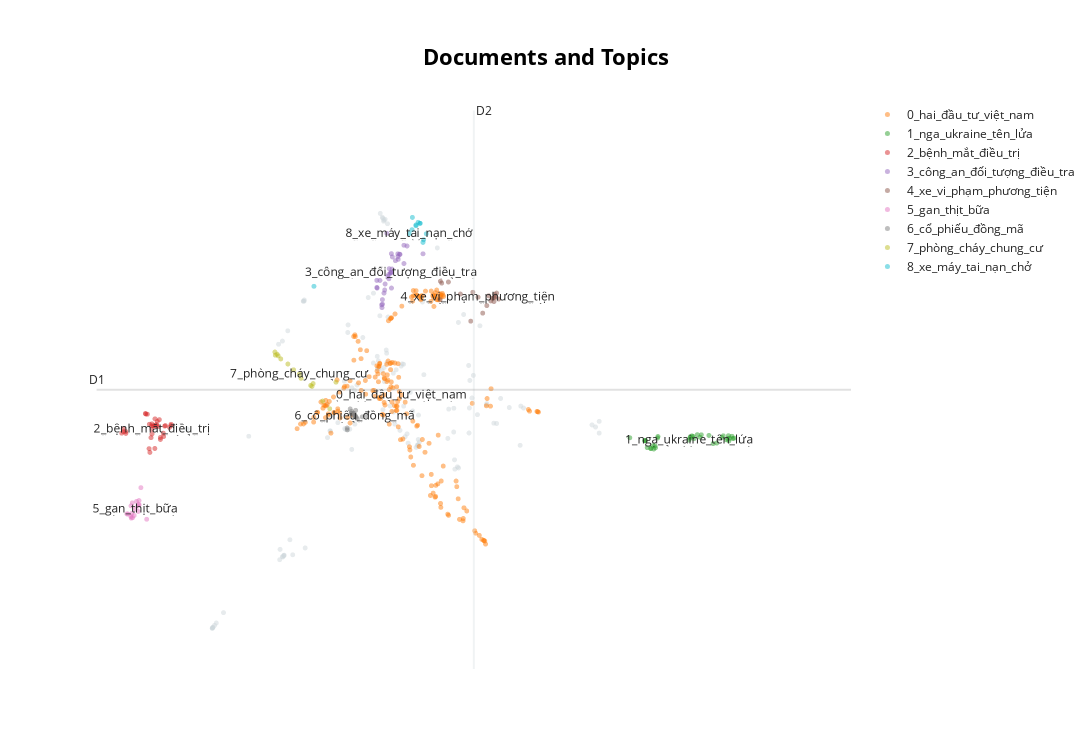

Notebook code for this chart:
### Markdown cell above
### Visualize Documents

### Code cell
from umap import UMAP
topic_model.visualize_documents(docs, embeddings=embeddings)
reduced_embeddings = UMAP(n_neighbors=10, n_components=10, min_dist=0.0, metric='cosine').fit_transform(embeddings)
topic_model.visualize_documents(docs, reduced_embeddings=reduced_embeddings)
